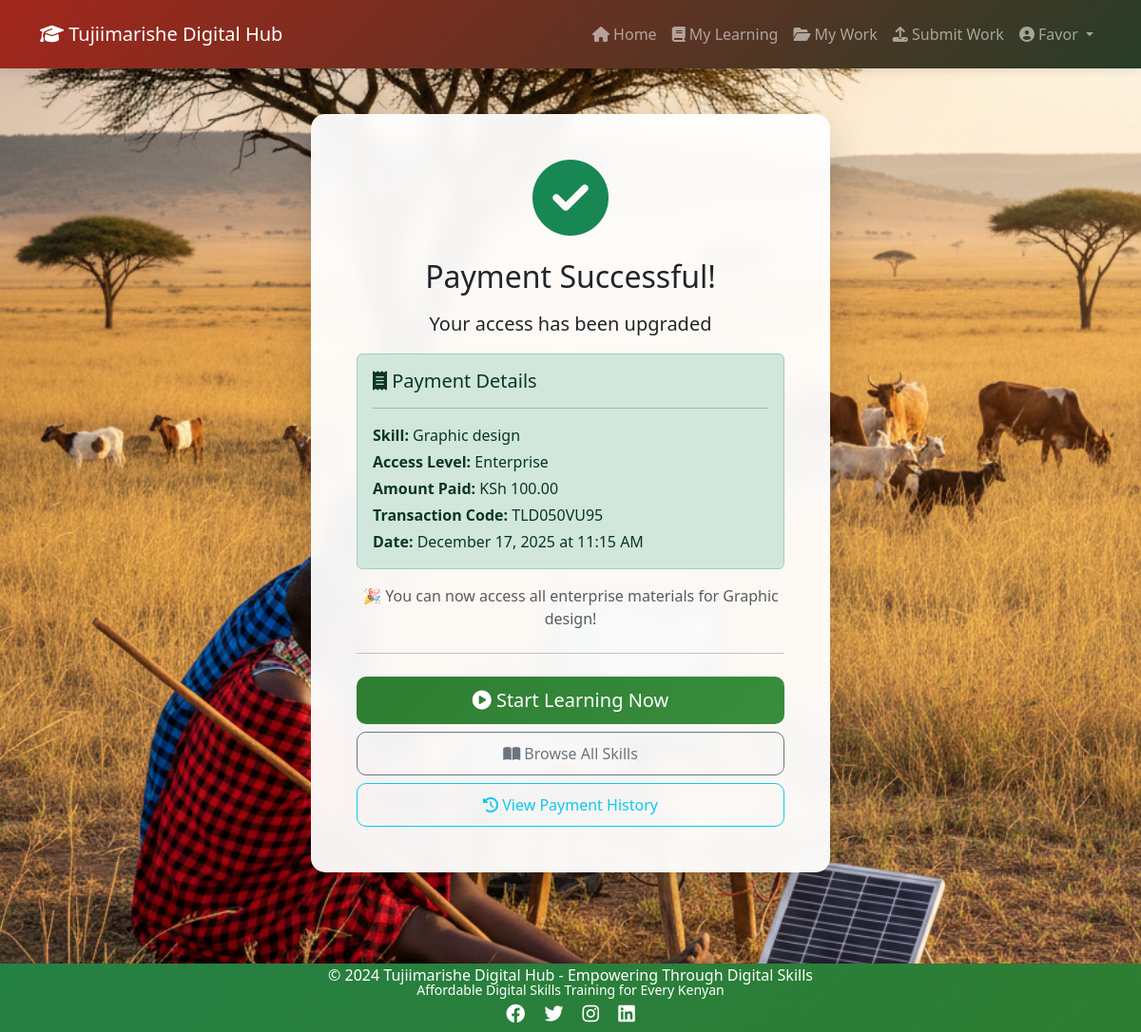
/payment-success/ (signed in), run on the app's committed database.
### users/models.py (models this page shows, shortened)
class User(AbstractUser):
    USER_TYPE_CHOICES = (
        ('student', 'Student'),
        ('mentor', 'Mentor'),
        ('admin', 'Administrator'),
    )
    user_type = models.CharField(
        max_length=20,
        choices=USER_TYPE_CHOICES,
        default='student',
        help_text='Type of user account'
    )
    phone_number = models.CharField(
        max_length=15,
        blank=True,
        null=True,
        help_text='Contact phone number'
    )
    profile_picture = models.ImageField(
        upload_to='profile_pics/',
        blank=True,
        null=True,
        help_text='User profile picture'
    )
    groups = models.ManyToManyField(
        'auth.Group',
        related_name='app_users',
        blank=True,
        help_text='The groups this user belongs to.',
        verbose_name='groups'
    )
    user_permissions = models.ManyToManyField(
        'auth.Permission',
        related_name='app_user_permissions',
        blank=True,
        help_text='Specific permissions for this user.',
        verbose_name='user permissions'
    )
    bio = models.TextField(
        blank=True,
        null=True,
        help_text='Short biography'
    )
    date_of_birth = models.DateField(
        blank=True,
        null=True,
        help_text='Date of birth'
    )
    location = models.CharField(
        max_length=100,
        blank=True,
        null=True,
        help_text='User location/address'
    )
    created_at = models.DateTimeField(auto_now_add=True)
    updated_at = models.DateTimeField(auto_now=True)
    class Meta:
        ordering = ['-created_at']
        verbose_name = 'User'
        verbose_name_plural = 'Users'

### materials/models.py (models this page shows, shortened)
class Payment(models.Model):
    user = models.ForeignKey(settings.AUTH_USER_MODEL, on_delete=models.CASCADE, related_name='payments')
    category = models.ForeignKey(SkillCategory, on_delete=models.CASCADE)
    access_level = models.CharField(max_length=20)  # 'enterprise' or 'premium'
    amount = models.DecimalField(max_digits=6, decimal_places=2)
    mpesa_code = models.CharField(max_length=50)
    phone_number = models.CharField(max_length=15)
    is_verified = models.BooleanField(default=False)
    created_at = models.DateTimeField(auto_now_add=True)
    class Meta:
        ordering = ['-created_at']

class SkillCategory(models.Model):
    name = models.CharField(max_length=100)
    slug = models.SlugField(unique=True, blank=True)
    icon = models.CharField(max_length=50)  # Font Awesome icon class
    description = models.TextField()
    class Meta:
        verbose_name_plural = "Skill Categories"

### materials/views.py (the view)
# urls.py: path('payment-success/', views.payment_success, name='payment_success'),
@login_required
def payment_success(request):
    latest_payment = Payment.objects.filter(user=request.user, is_verified=True).first()
    context = {
        'latest_payment': latest_payment,
    }
    return render(request, 'materials/payment_success.html', context)

### templates/materials/payment_success.html (shortened to what this page needs)
{% extends 'base.html' %}
{% block content %}
<div class="row justify-content-center">
    <div class="col-md-6">
        <div class="card shadow-lg border-0">
            <div class="card-body p-5 text-center">
                <div class="mb-4">
                    <i class="fas fa-check-circle fa-5x text-success"></i>
                </div>
                <h2 class="card-title text-dark mb-3">Payment Successful!</h2>
                <p class="lead text-dark">Your access has been upgraded</p>
                {% if latest_payment %}
                <div class="alert alert-success text-start">
                    <h5><i class="fas fa-receipt"></i> Payment Details</h5>
                    <hr>
                    <p class="mb-1"><strong>Skill:</strong> {{ latest_payment.category.name }}</p>
                    <p class="mb-1"><strong>Access Level:</strong> {{ latest_payment.access_level|title }}</p>
                    <p class="mb-1"><strong>Amount Paid:</strong> KSh {{ latest_payment.amount }}</p>
                    <p class="mb-1"><strong>Transaction Code:</strong> {{ latest_payment.mpesa_code }}</p>
                    <p class="mb-0"><strong>Date:</strong> {{ latest_payment.created_at|date:"F d, Y \a\t g:i A" }}</p>
                </div>
                {% endif %}
                <p class="text-muted mb-4">
                    🎉 You can now access all {{ latest_payment.access_level }} materials for {{ latest_payment.category.name }}!
                </p>
                <hr class="my-4">
                <div class="d-grid gap-2">
                    <a href="{% url 'materials:category_detail' latest_payment.category.id %}" class="btn btn-primary btn-lg">
                        <i class="fas fa-play-circle"></i> Start Learning Now
                    </a>
                    <a href="{% url 'materials:my_materials' %}" class="btn btn-outline-secondary">
                        <i class="fas fa-book-open"></i> Browse All Skills
                    </a>
                    <a href="{% url 'materials:payment_history' %}" class="btn btn-outline-info">
                        <i class="fas fa-history"></i> View Payment History
                    </a>
                </div>
            </div>
        </div>
    </div>
</div>
{% endblock %}

### templates/base.html (shortened to what this page needs)
<!DOCTYPE html>
<html lang="en">
<head>
    <link href="https://cdn.jsdelivr.net/npm/bootstrap@5.3.0/dist/css/bootstrap.min.css" rel="stylesheet">
    <link rel="stylesheet" href="https://cdnjs.cloudflare.com/ajax/libs/font-awesome/6.4.0/css/all.min.css">
    {% load static %}
    <link rel="stylesheet" href="{% static 'css/style.css' %}">
</head>
<body>
    <nav class="navbar navbar-expand-lg navbar-dark bg-primary">
        <div class="container">
            <a class="navbar-brand" href="{% url 'home' %}">
                <i class="fas fa-graduation-cap"></i> Tujiimarishe Digital Hub
            </a>
            <div class="collapse navbar-collapse" id="navbarNav">
                <ul class="navbar-nav ms-auto">
                    {% if user.is_authenticated %}
                        <li class="nav-item">
                            <a class="nav-link" href="{% url 'home' %}">
                                <i class="fas fa-home"></i> Home
                            </a>
                        </li>
                        <li class="nav-item">
                            <a class="nav-link" href="{% url 'materials:my_materials' %}">
                                <i class="fas fa-book"></i> My Learning
                            </a>
                        </li>
                        <li class="nav-item">
                            <a class="nav-link" href="{% url 'materials:my_submissions' %}">
                                <i class="fas fa-folder-open"></i> My Work
                            </a>
                        </li>
                        <li class="nav-item">
                            <a class="nav-link" href="{% url 'materials:submit_work' %}">
                                <i class="fas fa-upload"></i> Submit Work
                            </a>
                        </li>
                        <li class="nav-item dropdown">
                            <a class="nav-link dropdown-toggle" href="#" id="userDropdown" role="button" data-bs-toggle="dropdown" aria-expanded="false">
                                <i class="fas fa-user-circle"></i> {{ user.username }}
                            </a>
                        </li>
                    {% endif %}
                </ul>
            </div>
        </div>
    </nav>
    <main class="container my-5">
        {% block content %}
        {% endblock %}
    </main>
    <footer class="bg-dark text-white text-center py-4 mt-5">
        <div class="container">
            <p class="mb-2">&copy; 2024 Tujiimarishe Digital Hub - Empowering Through Digital Skills</p>
            <p class="small mb-0">Affordable Digital Skills Training for Every Kenyan</p>
            <div class="mt-3">
                <a href="#" class="text-white me-3"><i class="fab fa-facebook fa-lg"></i></a>
                <a href="#" class="text-white me-3"><i class="fab fa-twitter fa-lg"></i></a>
                <a href="#" class="text-white me-3"><i class="fab fa-instagram fa-lg"></i></a>
                <a href="#" class="text-white"><i class="fab fa-linkedin fa-lg"></i></a>
            </div>
        </div>
    </footer>
</body>
</html>

### static/css/style.css (style rules this page uses)
body { font-family: 'Segoe UI', Tahoma, Geneva, Verdana, sans-serif; min-height: 100vh; display: flex; flex-direction: column; background-image: url('/static/images/background.png'); background-size: cover; background-position: center; background-attachment: fixed; background-repeat: no-repeat; }
main { flex: 1; position: relative; z-index: 1; }
.navbar-dark.bg-primary { background: linear-gradient(135deg, #A3261C 0%, #273d28 100%) !important; box-shadow: 0 2px 10px rgba(0, 0, 0, 0.1); padding: 1rem 0; position: relative; z-index: 1030; }
.navbar-nav .nav-link { cursor: pointer; pointer-events: auto; }
footer.bg-dark { margin-top: auto; background: linear-gradient(135deg, #132414 0%, #274629 100%) !important; box-shadow: 0 -2px 10px rgba(0, 0, 0, 0.1); padding: 0.5rem 0 !important; }
footer p { margin-bottom: 0.25rem !important; line-height: 0.5rem; }
footer .mt-3 { margin-top: 0.5rem !important; }
footer a i { font-size: 1rem; }
.card { border-radius: 15px; background-color: rgba(255, 255, 255, 0.95); backdrop-filter: blur(10px); }
.btn { border-radius: 10px; padding: 10px 20px; font-weight: 500; transition: all 0.3s ease; }
.btn-primary { background: linear-gradient(135deg, #2e7d32 0%, #388e3c 100%); border: none; }
footer.bg-dark { margin-top: auto; background: linear-gradient(135deg, #258144 0%, #2e7d32 100%) !important; box-shadow: 0 -2px 10px rgba(0, 0, 0, 0.1); }
.card { animation: fadeIn 0.5s ease-in; }

### data on the page
User: username "Favor"
Payment: category.name "Graphic design", access_level "Enterprise", amount "100.00", mpesa_code "TLD050VU95", created_at "December 17, 2025 at 11:15 AM", access_level "enterprise"
